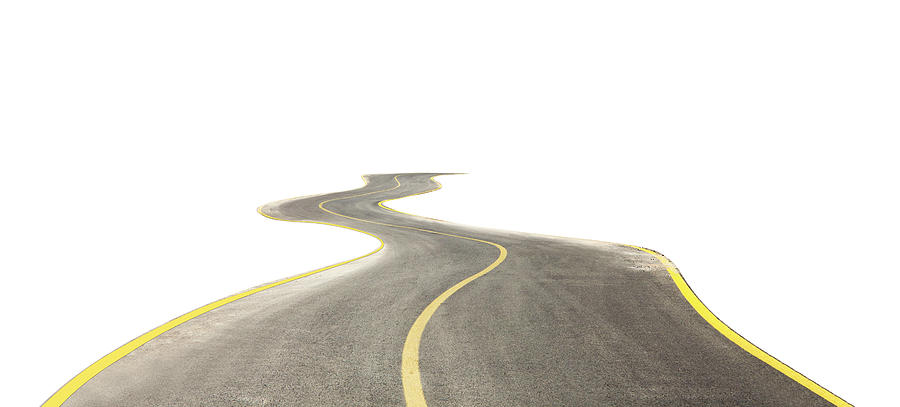
#> input picture curvyroadtest.jpg, 900 x 407 px, given in place of index.m3u8, which was not available
$ python lane_detection.py
#> lines starting #> are read from the running program, lines starting #| are printed output that depends on the picture; after the words box and inside, x2 and y2 are one past the last pixel; in counts of white or black regions, pixels touching at a corner belong together; pictures that were not available may be replaced by others from this repository, and a replacement may not be noted
import time

import cv2
import numpy as np

url = 'http://wzmedia.dot.ca.gov/D3/80_riverside.stream/index.m3u8'

lower_yellow = np.array([20, 38, 153], dtype='uint8')
upper_yellow = np.array([30, 255, 255], dtype='uint8')

kernel_open = cv2.getStructuringElement(cv2.MORPH_ELLIPSE, (2, 2))

bg_subtractor = cv2.createBackgroundSubtractorKNN(detectShadows=False)

cv2.namedWindow('Final')
cv2.createTrackbar('Threshold Min', 'Final', 0, 255, lambda _: None)
cv2.setTrackbarPos('Threshold Min', 'Final', 191)

cv2.createTrackbar('Threshold Max', 'Final', 0, 255, lambda _: None)
cv2.setTrackbarPos('Threshold Max', 'Final', 255)

cv2.createTrackbar('Low H', 'Final', 0, 180, lambda _: None)
cv2.createTrackbar('Low S', 'Final', 0, 255, lambda _: None)
cv2.createTrackbar('Low V', 'Final', 0, 255, lambda _: None)

cv2.createTrackbar('High H', 'Final', 0, 180, lambda _: None)
cv2.createTrackbar('High S', 'Final', 0, 255, lambda _: None)
cv2.createTrackbar('High V', 'Final', 0, 255, lambda _: None)

cap = cv2.VideoCapture(url)

while True:
	lower_yellow = np.array([cv2.getTrackbarPos('Low H', 'Final'), cv2.getTrackbarPos('Low S', 'Final'), cv2.getTrackbarPos('Low V', 'Final')], dtype ='uint8')
	upper_yellow = np.array([cv2.getTrackbarPos('High H', 'Final'), cv2.getTrackbarPos('High S', 'Final'), cv2.getTrackbarPos('High V', 'Final')], dtype ='uint8')

	ret, raw = cap.read()
#> raw is the input picture: shape (407, 900, 3); mean B, G, R 220.2, 225.8, 227.9

	if not ret:
		print('Couldn\'t get new frame!')
		break

	frame = raw.copy()
	blur = cv2.GaussianBlur(frame, (5,5), 0)


	roi = frame[50:640,50:480]
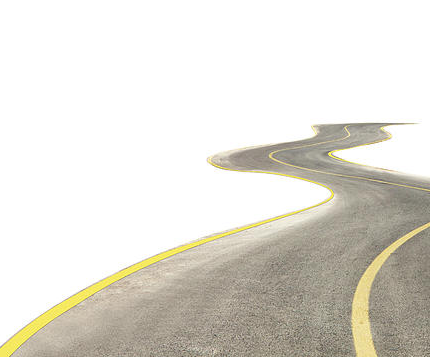
#> roi: shape (357, 430, 3); mean B, G, R 214, 222.1, 225

	gray = cv2.cvtColor(roi, cv2.COLOR_BGR2GRAY)
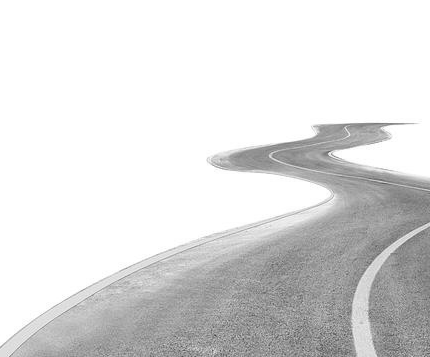
#> gray: shape (357, 430); min 58, max 255, mean 222.1
	hsv = cv2.cvtColor(roi, cv2.COLOR_BGR2HSV)
#> hsv: shape (357, 430, 3); mean H, S, V 10.3, 15.4, 225.1

	fg_mask = bg_subtractor.apply(gray)
#> fg_mask: shape (357, 430); every value is 255

	# Histogram equilization
	# https://docs.opencv.org/master/d5/daf/tutorial_py_histogram_equalization.html

	# These do not work when its darker out! ARGH!
	mask_yellow = cv2.inRange(hsv, lower_yellow, upper_yellow)
#> mask_yellow: shape (357, 430); every value is 0
	_, mask_white = cv2.threshold(gray, cv2.getTrackbarPos('Threshold Min', 'Final'), cv2.getTrackbarPos('Threshold Max', 'Final'), cv2.THRESH_BINARY)
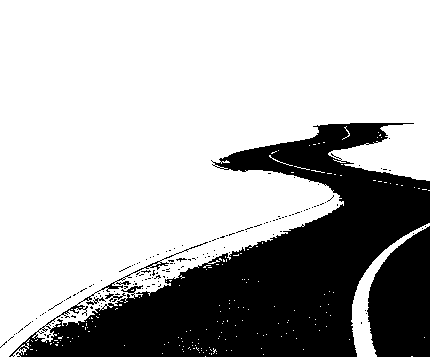
#> mask_white: shape (357, 430); 69.9% white; 147 black regions (143 under 20 px), largest, box (x1, y1, x2, y2) and area: (9, 123, 430, 357) 39192, (367, 226, 430, 357) 6461, (105, 293, 126, 302) 60, (86, 297, 106, 305) 51
	lane_mask = cv2.bitwise_or(mask_yellow, mask_white)

	# TODO: I don't know if the subtract is the right operation. Look into this more!!
	subtract = cv2.subtract(lane_mask, fg_mask)
	blur = cv2.GaussianBlur(subtract, (5,5), 0)


	# Edge detection
	edges = cv2.Canny(subtract, 100, 200)

	linesP = cv2.HoughLinesP(edges, 1, np.pi / 180, 20, None, 30, 50)
#> linesP = None
	if linesP is not None:
		for i in range(0, len(linesP)):
			x1,y1,x2,y2 = linesP[i][0]

			cv2.line(roi, (x1,y1), (x2,y2), (0,0,255), 1, cv2.LINE_AA)

	# cv2.imwrite('lane_test3.png', raw)

	cv2.imshow('Source', roi)
	cv2.imshow('Final', subtract)


	if cv2.waitKey(1) & 0xFF == 27:
#> (key Esc is pressed here)
		print('Exiting...')
		break

	time.sleep(1/30)

cap.release()
cv2.destroyAllWindows()
